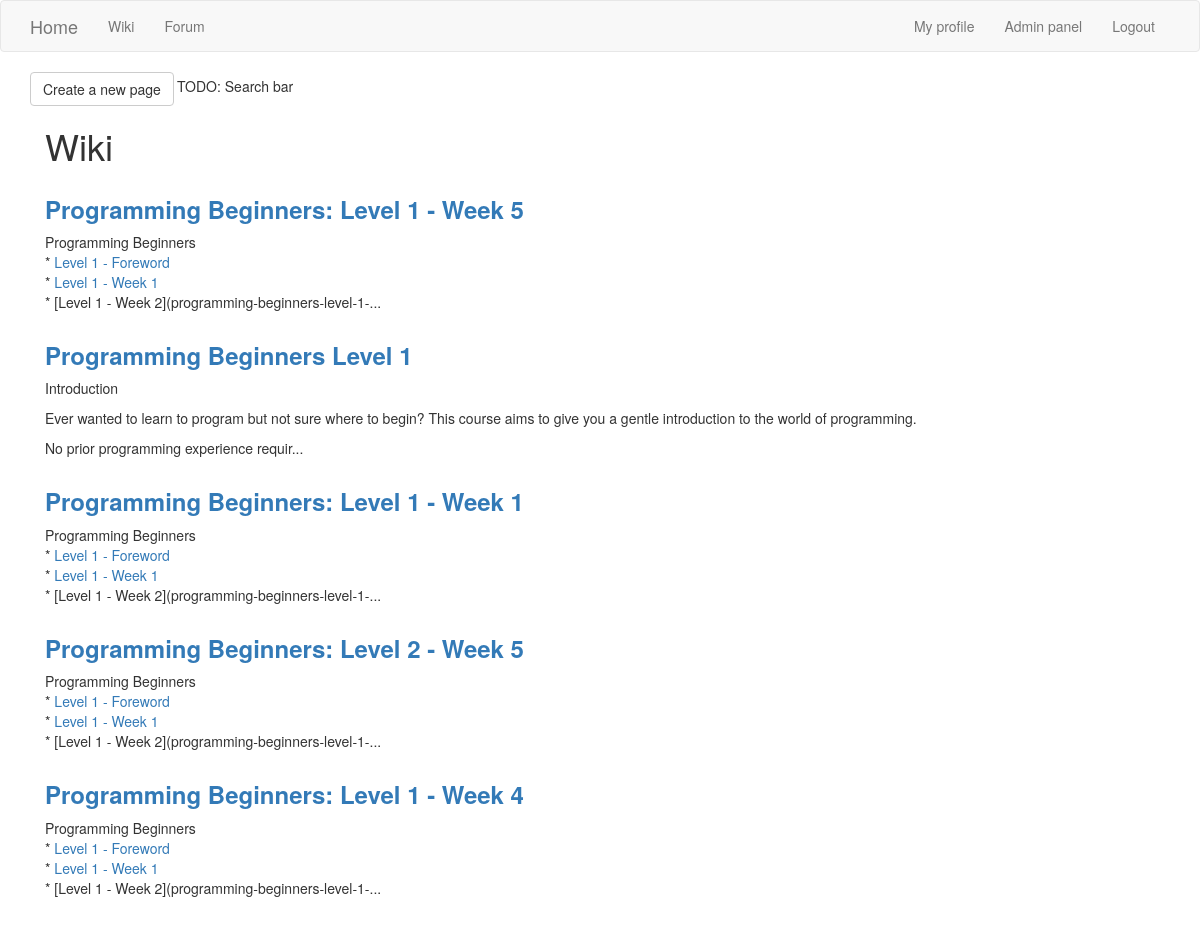
/wiki/ (signed in), run on the app's committed database.
### personal_site/wiki/models.py (models this page shows, shortened)
class WikiPage(db.Model):
    id = db.Column(db.Integer, primary_key=True)
    idname = db.Column(db.String(64), index=True, unique=True)
    name = db.Column(db.String(64))
    content = db.Column(db.Text)
    created_at = db.Column(db.DateTime)
    last_modified_at = db.Column(db.DateTime)
    creator_id = db.Column(db.Integer, db.ForeignKey("user.id"))
    creator = db.relationship("User", foreign_keys=[creator_id])
    last_editor_id = db.Column(db.Integer, db.ForeignKey("user.id"))
    last_editor = db.relationship("User", foreign_keys=[last_editor_id])
    views = db.Column(db.Integer)
    @property
    def preview(self):
        contents = self.content[:200].replace("#", "") + "..."
        return MD.convert(contents)

### personal_site/wiki/controllers.py (the view)
@wiki.route("/")
def index():
    most_popular = models.WikiPage.query.order_by(
        models.WikiPage.views.desc()).limit(5).all()
    return flask.render_template("wiki/index.html", most_popular=most_popular)

### personal_site/auth/models.py (called while the page is built)
@login_manager.user_loader
def user_loader(user_id):
    return User.query.get(user_id)

### personal_site/templates/wiki/index.html
{% extends "wiki/base.html" %}
{% block wiki_content %}
    <h1>Wiki</h1>
    <div class="container">
        {% for wikipage in most_popular %}
        <div class="row">
            <h3>
                <a href="{{ url_for("wiki.view", page_idname=wikipage.idname) }}"><b>{{ wikipage.name }}</b></a>
            </h3>
            <p>{{ wikipage.preview|safe }}</p>
        </div>
        {% endfor %}
    </div>
{% endblock %}

### data on the page
WikiPage: name "Programming Beginners: Level 1 - Week 5", preview "Programming Beginners * Level 1 - Foreword * Level 1 - Week 1 * [Level 1 - Week 2](programming-beginners-level-1-..."
WikiPage: name "Programming Beginners Level 1", preview "Introduction Ever wanted to learn to program but not sure where to begin? This course aims to give you a gentle introduction to the world of programming. No prior programming experience requir..."
WikiPage: name "Programming Beginners: Level 1 - Week 1", preview "Programming Beginners * Level 1 - Foreword * Level 1 - Week 1 * [Level 1 - Week 2](programming-beginners-level-1-..."
WikiPage: name "Programming Beginners: Level 2 - Week 5", preview "Programming Beginners * Level 1 - Foreword * Level 1 - Week 1 * [Level 1 - Week 2](programming-beginners-level-1-..."
WikiPage: name "Programming Beginners: Level 1 - Week 4", preview "Programming Beginners * Level 1 - Foreword * Level 1 - Week 1 * [Level 1 - Week 2](programming-beginners-level-1-..."
